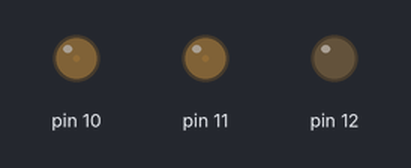
A sketch run on a simulated Arduino Uno, built with avr-gcc and run on an emulated ATmega328P. On the bench: output pins drawn as LEDs (lit = HIGH).

Above: at 0.05 s.
At 4.95 s:
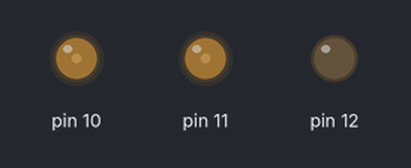
At 9.95 s:
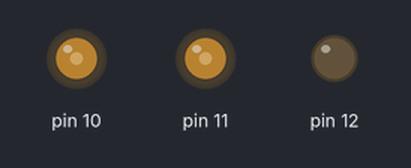
At 19.95 s:
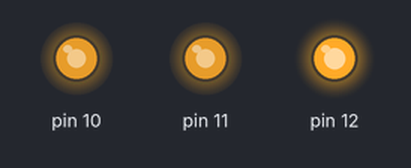
At 25.45 s:
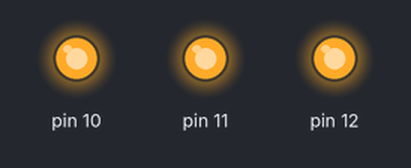
At 39.86 s:
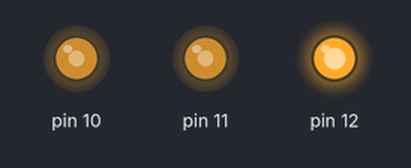
Timing chart, 0 to 40.0 s (numbered marks = the images above):
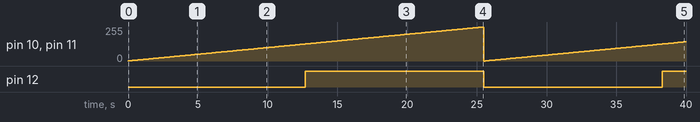

The sketch:

LedTestFader.ino
```cpp
int brightness = 0;

void setup()
{
  // We don't configure PWM pins.
}

void loop()
{
  // Increase the brightness by 1.
  brightness = brightness + 1;

  // If the brightness is greater than 255, set it back to 0.
  if (brightness > 255)
  {
    brightness = 0;
  }


  // Write the brightness to each pin.
  analogWrite(10, brightness);
  analogWrite(11, brightness);
  analogWrite(12, brightness);

  // Wait 100 milliseconds.
  delay(100);

}
```

Measured:
- by itself, pin 10, pin 11: 0/255 → 1/255 at 0.00 s, → 2/255 0.10 s later, → 3/255 0.10 s later, → 4/255 0.10 s later, … (400 changes in this stretch)
- by itself, pin 12: LOW → HIGH at 12.7 s, → LOW 12.8 s later, → HIGH 12.8 s later
